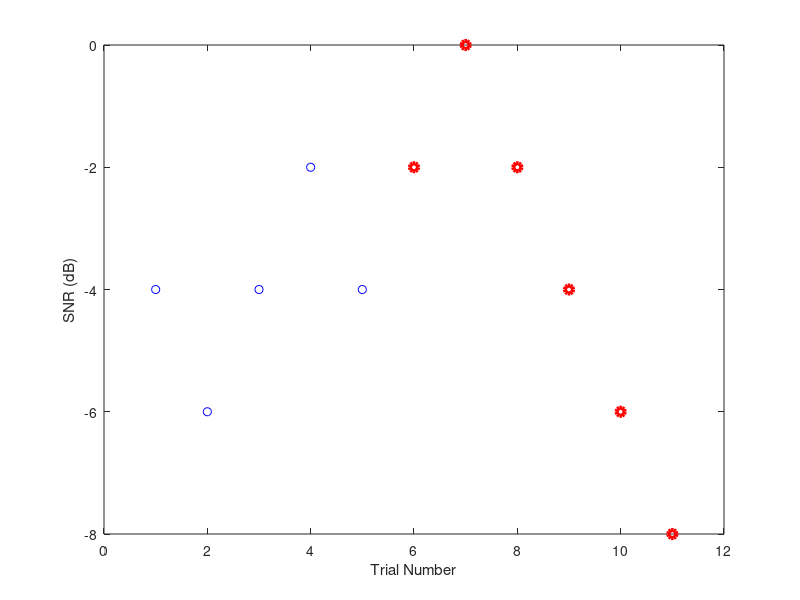

MATLAB code to generate this figure: (Note: this script raises an error after producing the figure.)
function h = quick_Sentence_adaptive(List, Strat)

if nargin == 0
    List = [-4 -6 -4 -2 -4 -2 0 -2 -4 -6 -8];
    Strat = 0;
end

t = 1:length(List);

nReversals = 6;
SNR4SRT = List(end-nReversals+1:end);
t4SRT = t(end-nReversals+1:end);

figure
plot(t(1:end-nReversals)   , List(1:end-nReversals),'bo'); hold on
plot(t4SRT, SNR4SRT,'ro', 'LineWidth',3)

ylabel('SNR (dB)')
xlabel('Trial Number')
switch Strat
    case 0
        title(['xPC ACE: SRT =' Num2Str(mean(SNR4SRT)) ' dB; SD =' Num2Str(std(SNR4SRT)) ' dB'])
    case 1
        title(['xPC F0mod: SRT =' Num2Str(mean(SNR4SRT)) ' dB; SD =' Num2Str(std(SNR4SRT)) ' dB'])
    case 10
        title(['ACE Own: SRT =' Num2Str(mean(SNR4SRT)) ' dB; SD =' Num2Str(std(SNR4SRT)) ' dB'])
end
ylim(minmax(List)+[-2 2]); grid on

h = gcf;

end